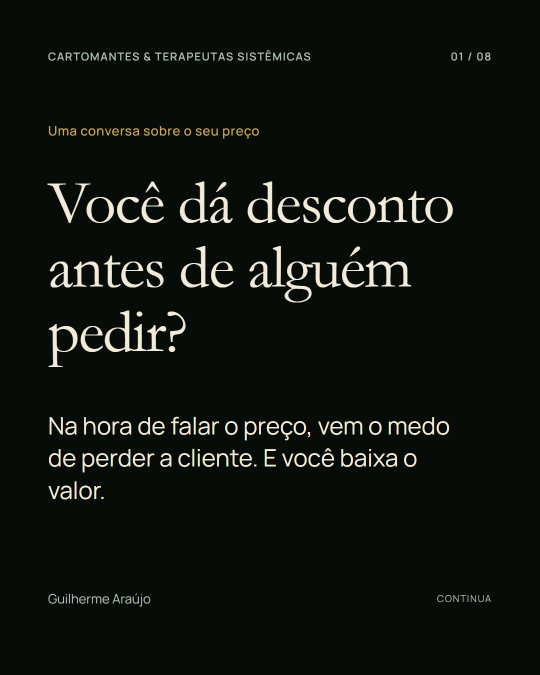
#> input picture clientes/Guilherme Araújo/05 - design e criativos/carrossel-rompa-o-teto-2026-09-09/exports/GA-TETO-01.png, 1080 x 1350 px, given in place of Fotos (8).png, which was not available (shown at 1/2 size)
$ python tratamento-fotos8.py
#> lines starting #> are read from the running program, lines starting #| are printed output that depends on the picture; pictures that were not available may be replaced by others from this repository, and a replacement may not be noted
# Pipeline de tratamento — foto D6 (PLANO-FOTO-DEBORA §2, adaptado à Fotos (8).png)
# Nao destrutivo: le o original, escreve exports novos.
from PIL import Image, ImageEnhance, ImageFilter
import numpy as np
import os

SRC = r"Débora Delgado/Fotos (8).png"
OUT_DIR = "exports"
os.makedirs(OUT_DIR, exist_ok=True)

PAPEL = np.array([0xFA, 0xF8, 0xF3], dtype=np.float64)      # #FAF8F3
PETROLEO = np.array([0x22, 0x30, 0x36], dtype=np.float64)    # #223036 (pagina re-skin)

im = Image.open(SRC).convert("RGB")
#> im is the input picture: PIL image 1080x1350 RGB; mean R, G, B 15.6, 20.2, 16.5
arr = np.asarray(im).astype(np.float64)

# 1) Pretos elevados para petroleo (mistura maior nas sombras, zero nas luzes)
lum = arr.mean(axis=2, keepdims=True) / 255.0
shadow_w = np.clip((1.0 - lum) ** 2.2, 0, 1) * 0.22          # forca so em sombra profunda
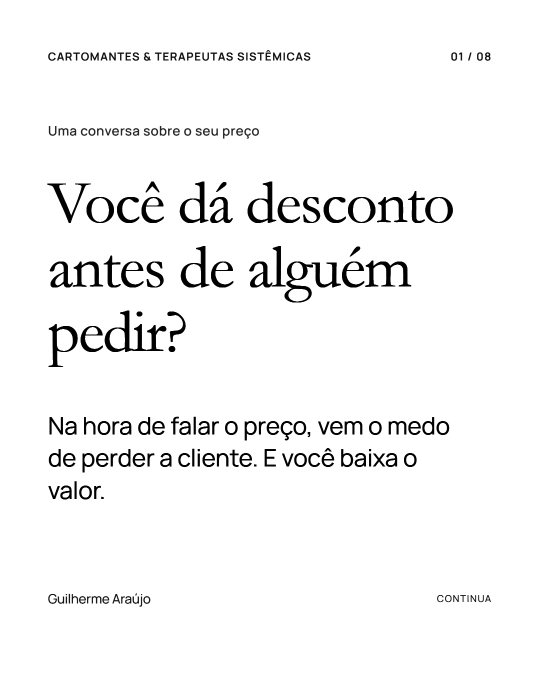
#> shadow_w: shape (1350, 1080, 1) float64 (shown at 1/2 size); min 0.00114, max 0.203, mean 0.195; drawn with min black and max white
arr = arr * (1 - shadow_w) + PETROLEO * shadow_w

# 2) Veu quente global sutil puxando pro papel (3%)
arr = arr * 0.97 + PAPEL * 0.03

# 3) Verdes levemente dessaturados (direcao musgo): reduz croma onde G domina
r, g, b = arr[..., 0], arr[..., 1], arr[..., 2]
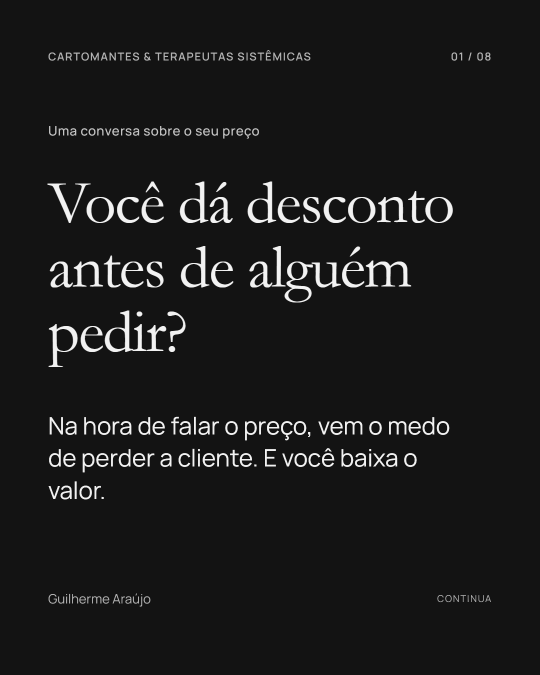
#> r: shape (1350, 1080) float64 (shown at 1/2 size); min 15.9, max 242, mean 27.7
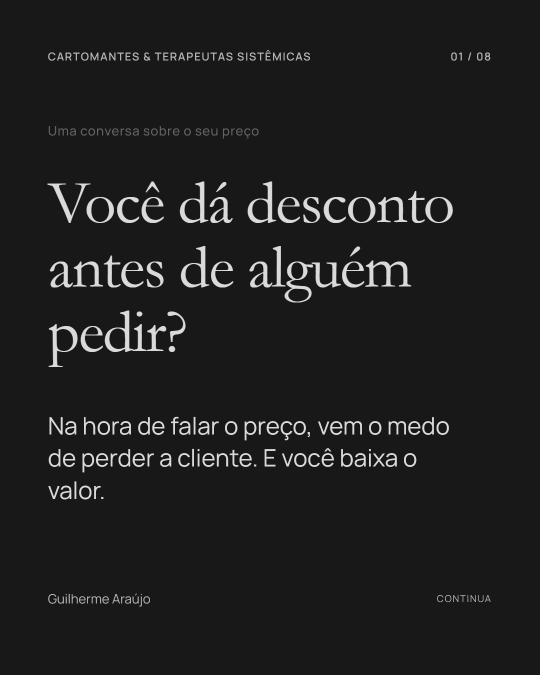
#> b: shape (1350, 1080) float64 (shown at 1/2 size); min 18.33, max 218.6, mean 31.8
green_mask = np.clip((g - np.maximum(r, b)) / 40.0, 0, 1) * 0.35
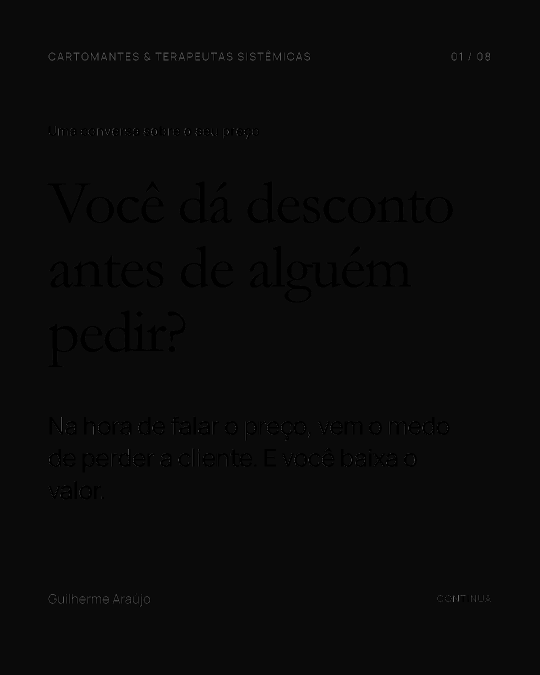
#> green_mask: shape (1350, 1080) float64 (shown at 1/2 size); min 0, max 0.268, mean 0.0111; drawn with min black and max white
mean = arr.mean(axis=2, keepdims=True)
arr = arr * (1 - green_mask[..., None]) + (arr * 0.75 + mean * 0.25) * green_mask[..., None]

arr = np.clip(arr, 0, 255)
im2 = Image.fromarray(arr.astype(np.uint8))

# 4) Micro-ajustes globais
im2 = ImageEnhance.Color(im2).enhance(0.97)                   # -3% saturacao geral
im2 = ImageEnhance.Contrast(im2).enhance(1.02)                # +2% contraste

# 5) Sharpen leve (raio pequeno; em 1000px o efeito na pele e minimo)
im2 = im2.filter(ImageFilter.UnsharpMask(radius=1.6, percent=55, threshold=4))

def export(img, width, grain_sigma, path_webp, quality=80):
#> called with width = 1000, grain_sigma = 4, path_webp = 'exports/debora-d6.webp', quality = 80
    h = round(img.size[1] * width / img.size[0])
#> h = 1250
    out = img.resize((width, h), Image.LANCZOS)
    a = np.asarray(out).astype(np.float64)
    noise = np.random.default_rng(7).normal(0, grain_sigma, a.shape)  # grain apos resize
    a = np.clip(a + noise, 0, 255)
    out = Image.fromarray(a.astype(np.uint8))
    out.save(path_webp, "WEBP", quality=quality)
    print(path_webp, out.size, f"{os.path.getsize(path_webp)/1024:.0f}KB")
#| exports/debora-d6.webp (1000, 1250) 62KB
    return out

# Retrato 4:5 (a foto ja e 2400x3000 = 4:5, sem crop)
p1x = export(im2, 1000, 4.0, f"{OUT_DIR}/debora-d6.webp")
p2x = export(im2, 1600, 3.5, f"{OUT_DIR}/debora-d6@2x.webp")
#> call 2 of export, with width = 1600, grain_sigma = 3.5, path_webp = 'exports/debora-d6@2x.webp', quality = 80
#> in export (call 2), `out = img.resize((width, h), Image.LANCZOS)`:
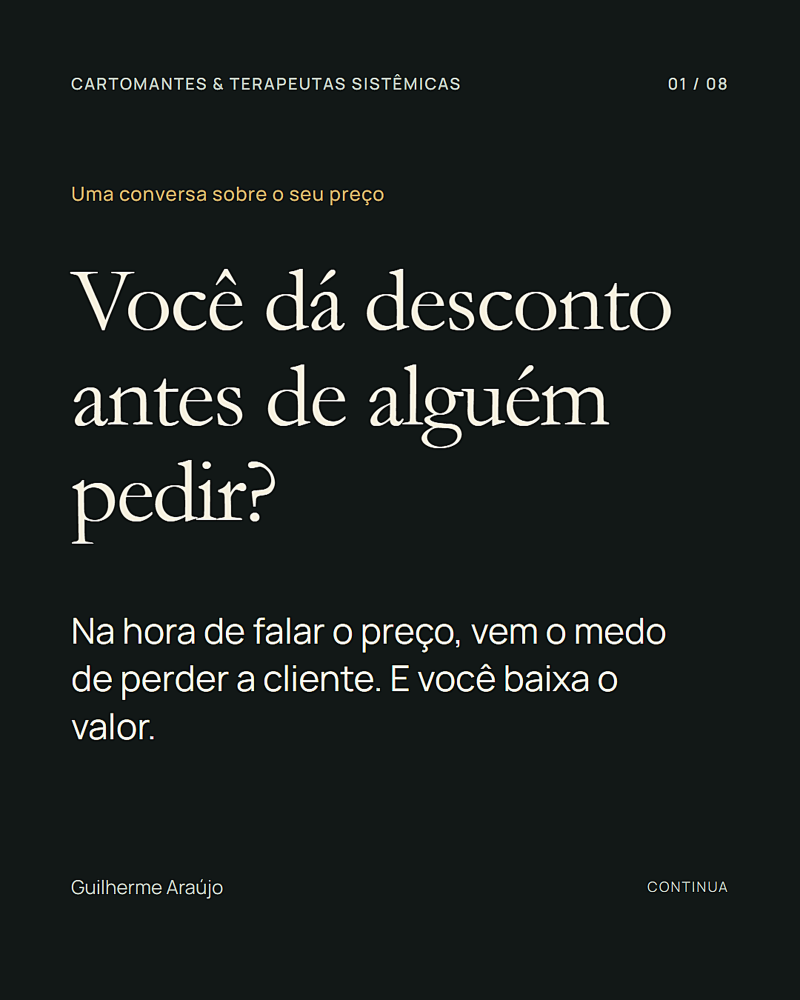
#> out: PIL image 1600x2000 RGB (shown at 1/2 size); mean R, G, B 26.2, 31.7, 30.2
#| exports/debora-d6@2x.webp (1600, 2000) 101KB

# Preview JPG (antes x depois lado a lado, 1600px)
before = Image.open(SRC).convert("RGB").resize(p2x.size, Image.LANCZOS)
combo = Image.new("RGB", (p2x.size[0] * 2 + 20, p2x.size[1]), "white")
#> combo: PIL image 3220x2000 RGB; every value is 255
combo.paste(before, (0, 0))
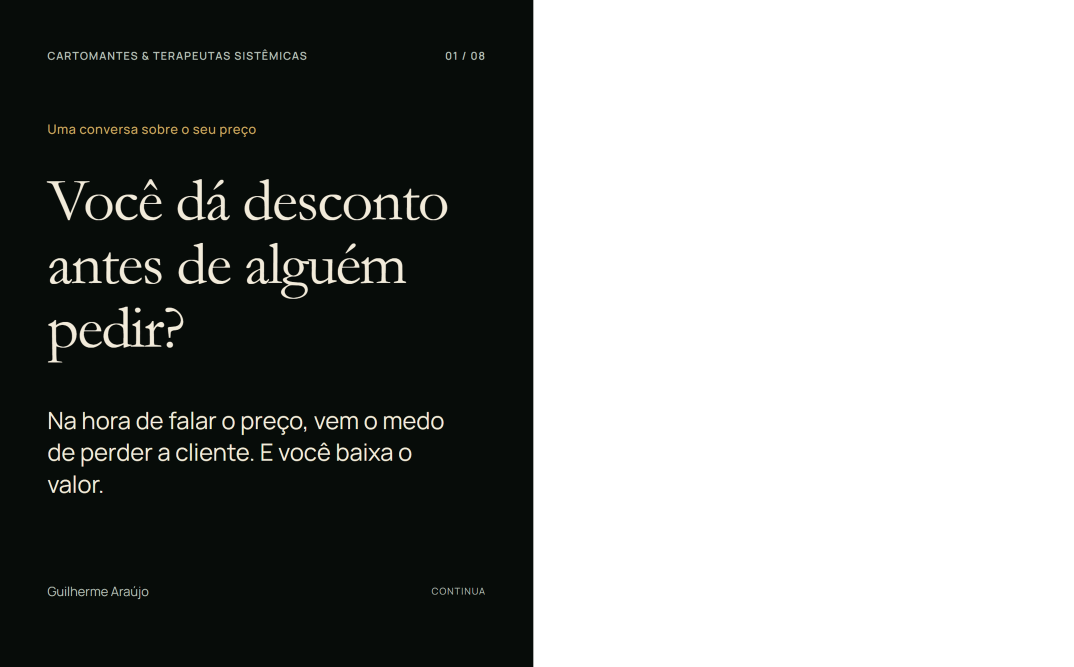
#> combo: PIL image 3220x2000 RGB (shown at 1/3 size); mean R, G, B 136.1, 138.3, 136.5
combo.paste(p2x, (p2x.size[0] + 20, 0))
combo.thumbnail((2200, 1400))
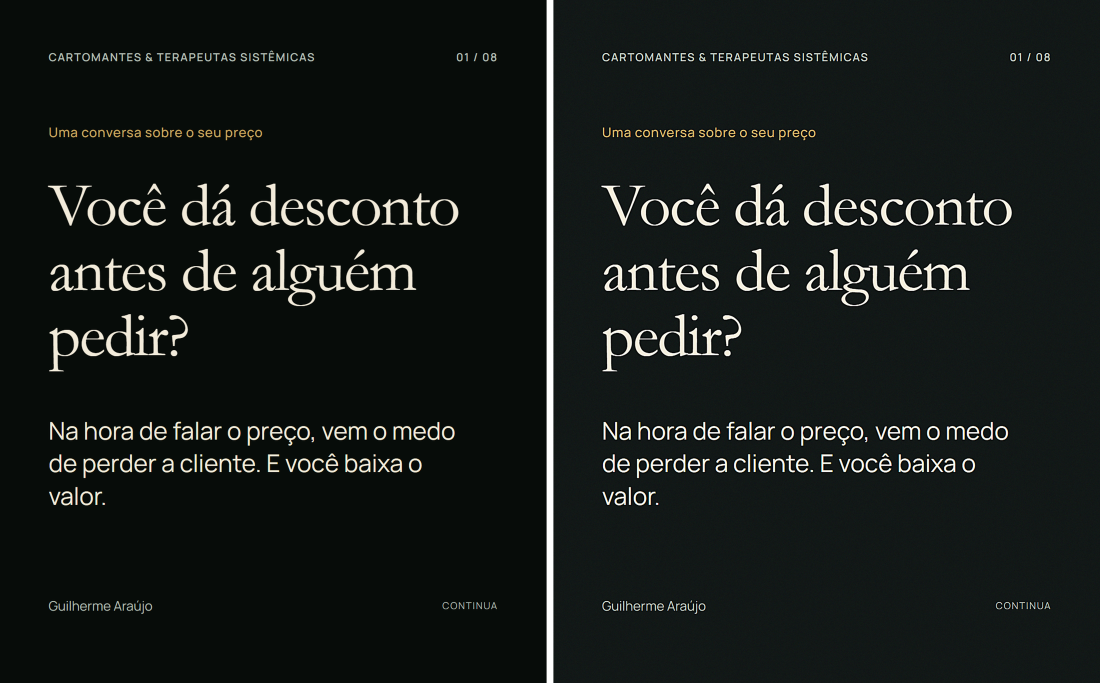
#> combo: PIL image 2200x1366 RGB (shown at 1/2 size); mean R, G, B 22.1, 27.2, 24.6
combo.save(f"{OUT_DIR}/preview-antes-depois.jpg", quality=88)
print("preview ok")

$ run again, on clientes/Guilherme Araújo/05 - design e criativos/carrossel-rompa-o-teto-2026-09-09/exports/GA-TETO-06.png
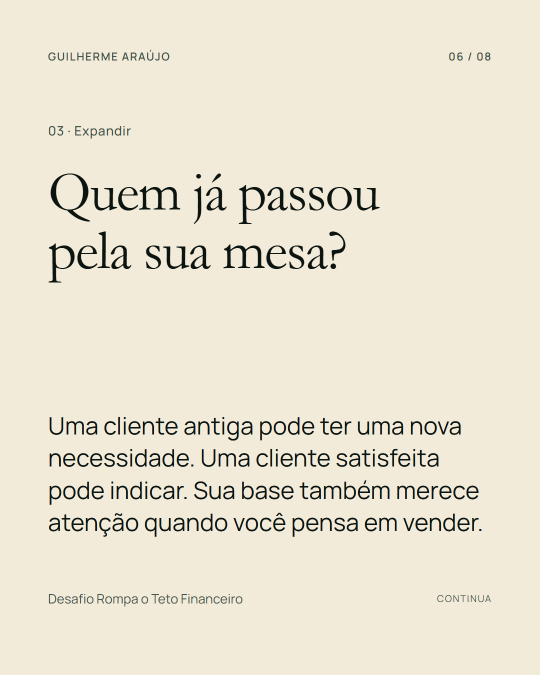
#> input picture clientes/Guilherme Araújo/05 - design e criativos/carrossel-rompa-o-teto-2026-09-09/exports/GA-TETO-06.png, 1080 x 1350 px, given in place of Fotos (8).png, which was not available (shown at 1/2 size)
#> im is the input picture: PIL image 1080x1350 RGB; mean R, G, B 233.8, 227.4, 210.9
#> `r, g, b = arr[..., 0], arr[..., 1], arr[..., 2]`:
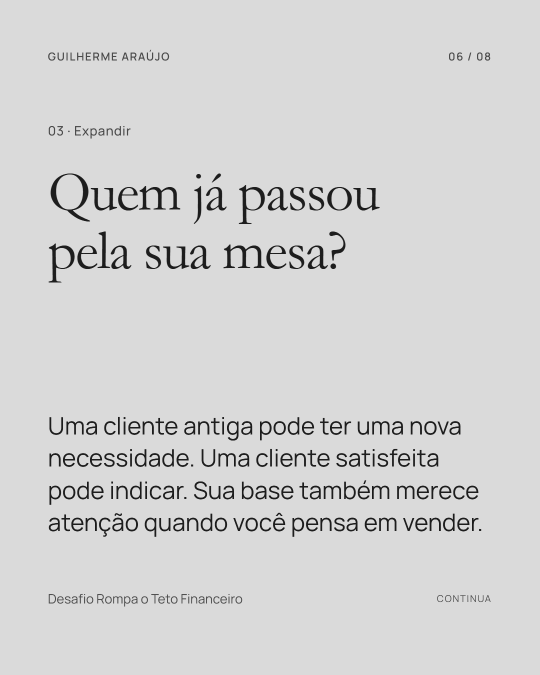
#> b: shape (1350, 1080) float64 (shown at 1/2 size); min 25.61, max 218.6, mean 211.8
#| exports/debora-d6.webp (1000, 1250) 69KB
#| exports/debora-d6@2x.webp (1600, 2000) 114KB
#> `combo.thumbnail((2200, 1400))`:
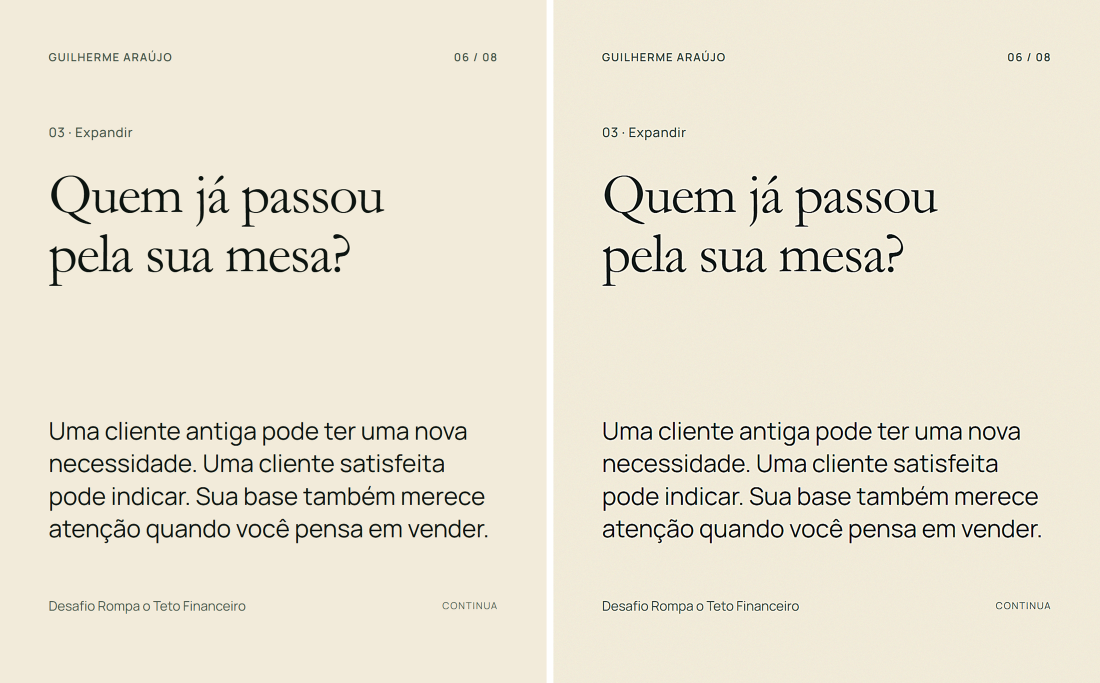
#> combo: PIL image 2200x1366 RGB (shown at 1/2 size); mean R, G, B 233.3, 227.4, 210.7

$ run again, on clientes/Guilherme Araújo/05 - design e criativos/carrossel-rompa-o-teto-2026-09-09/exports/VISAO-GERAL.png
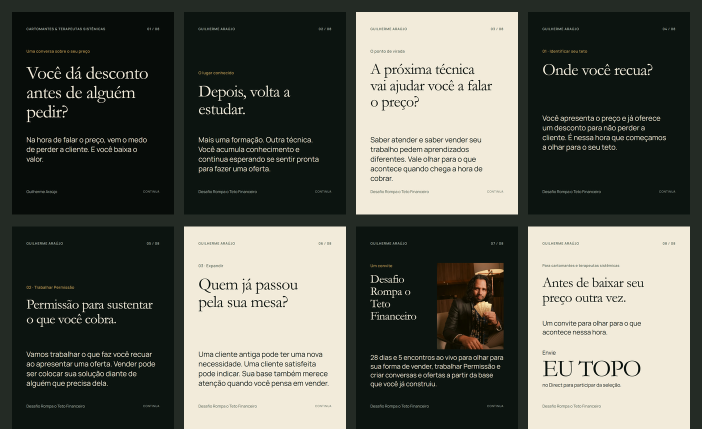
#> input picture clientes/Guilherme Araújo/05 - design e criativos/carrossel-rompa-o-teto-2026-09-09/exports/VISAO-GERAL.png, 1404 x 858 px, given in place of Fotos (8).png, which was not available (shown at 1/2 size)
#> `shadow_w = np.clip((1.0 - lum) ** 2.2, 0, 1) * 0.22`:
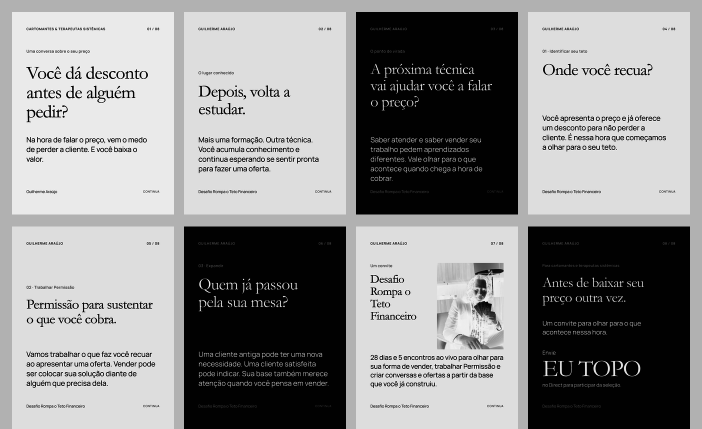
#> shadow_w: shape (858, 1404, 1) float64 (shown at 1/2 size); min 0, max 0.22, mean 0.122; drawn with min black and max white
#| exports/debora-d6.webp (1000, 611) 66KB
#| exports/debora-d6@2x.webp (1600, 978) 125KB
#> `combo.thumbnail((2200, 1400))`:
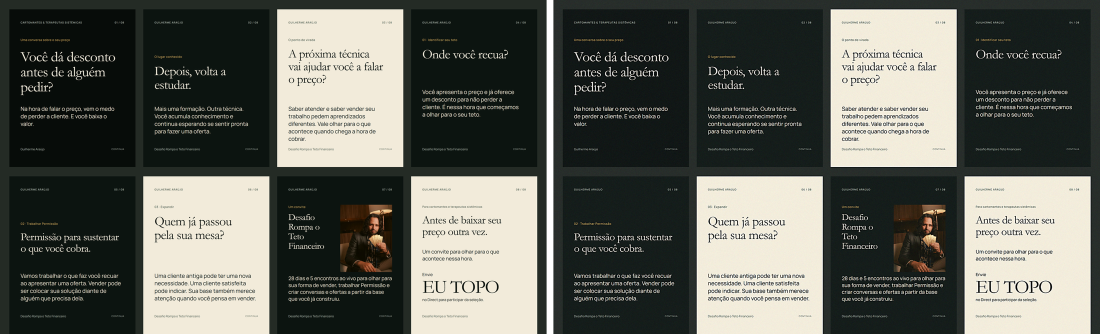
#> combo: PIL image 2200x668 RGB (shown at 1/2 size); mean R, G, B 95.4, 97.6, 89.9
